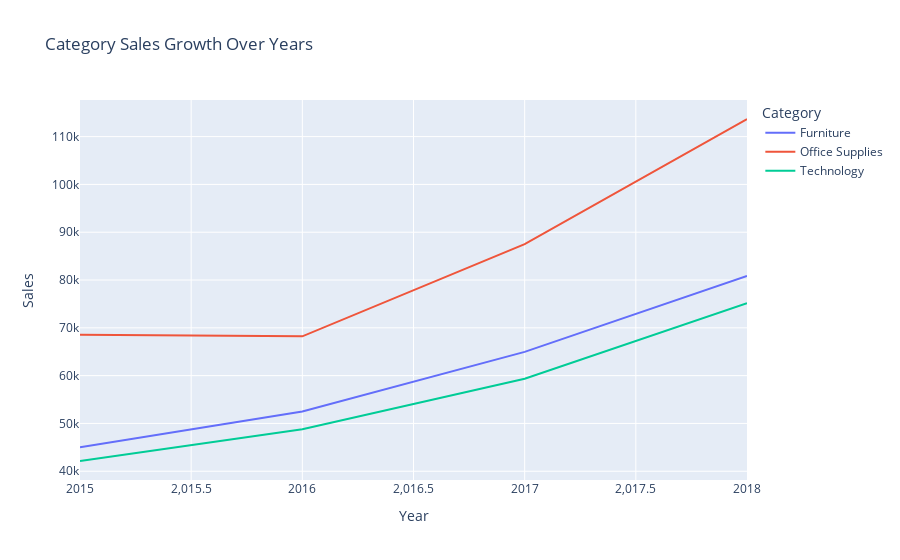

Write notebook code for a chart like this one.
### Code cell
# 6 — Category Sales Growth per Year
cat_year = data.groupby(["Year","Category"])["Sales"].sum().reset_index()
fig = px.line(cat_year, x="Year", y="Sales", color="Category",
              title=" Category Sales Growth Over Years")
fig.show()

### Figure 1 — Plotly figure (JSON) as saved in the notebook; plotly's stock layout.template omitted (floating-point values rounded to 4 significant figures)
{"data": [{"hovertemplate": "Category=Furniture<br>Year=%{x}<br>Sales=%{y}<extra></extra>", "legendgroup": "Furniture", "line": {"color": "#636efa", "dash": "solid"}, "marker": {"symbol": "circle"}, "mode": "lines", "name": "Furniture", "orientation": "v", "showlegend": true, "type": "scatter", "x": [2015, 2016, 2017, 2018], "xaxis": "x", "y": [45030.0, 52500.0, 64970.0, 80860.0], "yaxis": "y"}, {"hovertemplate": "Category=Office Supplies<br>Year=%{x}<br>Sales=%{y}<extra></extra>", "legendgroup": "Office Supplies", "line": {"color": "#EF553B", "dash": "solid"}, "marker": {"symbol": "circle"}, "mode": "lines", "name": "Office Supplies", "orientation": "v", "showlegend": true, "type": "scatter", "x": [2015, 2016, 2017, 2018], "xaxis": "x", "y": [68550.0, 68220.0, 87520.0, 113700.0], "yaxis": "y"}, {"hovertemplate": "Category=Technology<br>Year=%{x}<br>Sales=%{y}<extra></extra>", "legendgroup": "Technology", "line": {"color": "#00cc96", "dash": "solid"}, "marker": {"symbol": "circle"}, "mode": "lines", "name": "Technology", "orientation": "v", "showlegend": true, "type": "scatter", "x": [2015, 2016, 2017, 2018], "xaxis": "x", "y": [42140.0, 48770.0, 59350.0, 75150.0], "yaxis": "y"}], "layout": {"legend": {"title": {"text": "Category"}, "tracegroupgap": 0}, "title": {"text": " Category Sales Growth Over Years"}, "xaxis": {"anchor": "y", "domain": [0, 1], "title": {"text": "Year"}}, "yaxis": {"anchor": "x", "domain": [0, 1], "title": {"text": "Sales"}}}}
